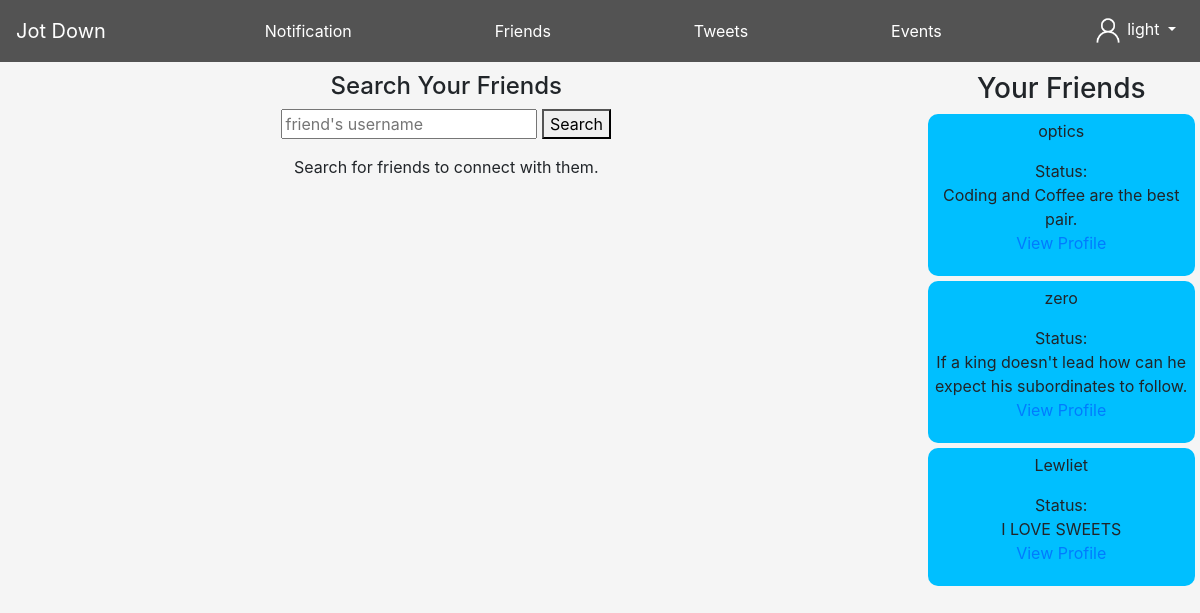
Screenshot of /friends (signed in) with the database file from the repository.
### tables this page shows
CREATE TABLE "Users" (
	"username"	TEXT,
	"email"	TEXT COLLATE UTF16CI,
	"password"	TEXT,
	"id"	INTEGER,
	"status"	TEXT DEFAULT NULL,
	"numFriends"	NUMERIC DEFAULT 0,
	"numEvents"	INTEGER DEFAULT 0,
	"numTweets"	INTEGER DEFAULT 0,
	"friends"	TEXT DEFAULT NULL
);

### main.py (the view, shortened to what this page needs)
@app.route('/friends', methods = ['POST', 'GET'])
def friends():
    if 'id' in session:
        username = session['username']
        friendsdata = fetchFriendsdata(username)
        return render_template('friends.html', msg = "Search for friends to connect with them.", friends = friendsdata)
    return render_template('friends.html', msg = "Search for friends to connect with them.")

### pydb.py (called while the page is built)
def fetchUser(username):
    conn = sqlite3.connect('database.db')
    cur = conn.cursor()
    cur.execute("SELECT * FROM Users WHERE username = ?", (username,))
    row = cur.fetchall()
    conn.close()
    print(row)
    return row

def fetchFriends(username):
    data = fetchUser(username)
    friends = []
    if(data[0][8] != None):
        friends = data[0][8].split(',')
    return friends

def fetchFriendsdata(username):
    friends = fetchFriends(username)
    friendsdata = []
    for i in friends:
        frd = fetchUser(i)
        friendsdata.append(frd)
    return friendsdata

### templates/friends.html (shortened to what this page needs)
<!DOCTYPE html>
<html lang="en">
<head>
    <link rel="stylesheet" href="https://cdn.jsdelivr.net/npm/bootstrap@4.5.3/dist/css/bootstrap.min.css">
</head>
<body style="background-color: whitesmoke;">
    <nav class="navbar navbar-expand navbar-light bg-transparent sticky-top" style="background-color: rgba(0, 0, 0, 0.664) !important;">
        <a class="navbar-brand text-white" href="/home">Jot Down</a>
        <div class="collapse navbar-collapse" id="navbarSupportedContent">
          <a class="navbar-nav text-white ml-auto" style="text-decoration: none;" href="/notifications">Notification</a>
          <a class="navbar-nav text-white ml-auto" style="text-decoration: none;" href="/friends">Friends</a>
          <a class="navbar-nav text-white ml-auto" style="text-decoration: none;" href="/tweets">Tweets</a>
          <a class="navbar-nav text-white ml-auto" style="text-decoration: none;" href="/events">Events</a>
          <ul class="navbar-nav ml-auto">
            <li class="nav-item dropdown">
                <a class="nav-link dropdown-toggle text-white" href="#" id="navbarDropdown" role="button" data-toggle="dropdown" aria-haspopup="true" aria-expanded="false">
                    <img src="/static/person.png" height="30px" width="30px">
                    {{session['username']}}
                </a>
            </li>
          </ul>
        </div>
      </nav>
      <div class="row" style="margin-top: 10px;">
          <div class="col-sm-9">
              <h4 style="text-align: center;">Search Your Friends</h4>
                <form action="/friends" method="POST">
                    <div class="wd-100 d-flex justify-content-center" style="align-content: center;">
                        <div class="form-group">
                            <input width="100px" style="align-self: center;" type="text" placeholder="friend's username" name = "suser" autocomplete="off">
                            <button type="submit">Search</button>
                        </div>
                    </div>
                </form>
                <div>
                    <div>
                        <p style="text-align: center;">{{msg}}</p>
                    </div>
                </div>
          </div>
          <div class="col-sm-3">
              <h3 style="text-align: center;">Your Friends</h3>
              {% for friend in friends %}
                {% for data in friend%}
              <div style="background-color: deepskyblue; margin: 5px; padding: 5px; border-radius: 10px;">
                  <p style="text-align: center;">{{data[0]}}</p>
                  <p style="text-align: center;">Status: <br>{{data[4]}}<br>
                        <a href="#">View Profile</a>
                  </p>
              </div>
                {% endfor %}
              {% endfor %}
          </div>
      </div>
</body>
</html>

### rows the page displays
Users: username "optics", status "Coding and Coffee are the best pair."
Users: username "zero", status "If a king doesn't lead how can he expect his subordinates to follow."
Users: username "Lewliet", status "I LOVE SWEETS"

### other values shown
{{ session['username'] }} "light"
{{ msg }} "Search for friends to connect with them."
